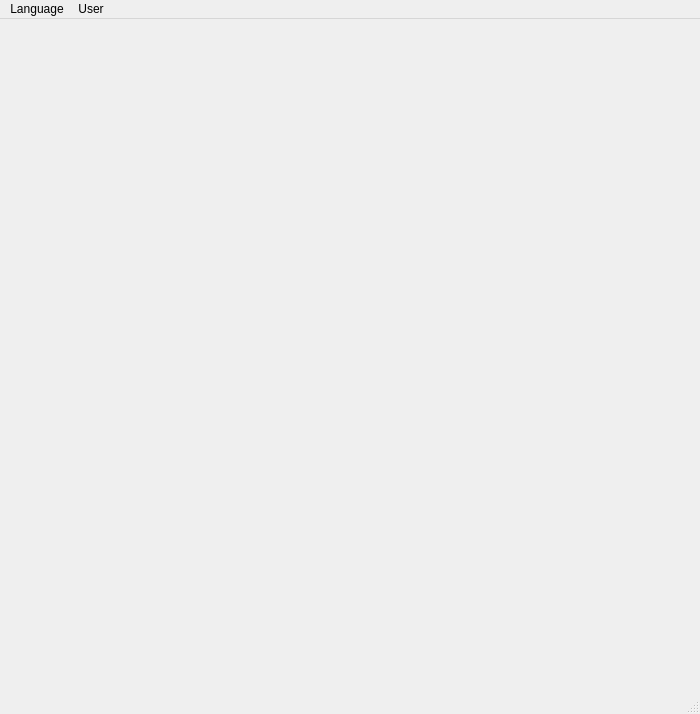
<?xml version="1.0" encoding="UTF-8"?>
<ui version="4.0">
 <class>MainWindow</class>
 <widget class="QMainWindow" name="MainWindow">
  <property name="windowModality">
   <enum>Qt::WindowModality::NonModal</enum>
  </property>
  <property name="geometry">
   <rect>
    <x>0</x>
    <y>0</y>
    <width>700</width>
    <height>714</height>
   </rect>
  </property>
  <property name="sizePolicy">
   <sizepolicy hsizetype="Ignored" vsizetype="Minimum">
    <horstretch>0</horstretch>
    <verstretch>0</verstretch>
   </sizepolicy>
  </property>
  <property name="windowTitle">
   <string>MainWindow</string>
  </property>
  <widget class="QWidget" name="centralwidget"/>
  <widget class="QMenuBar" name="menubar">
   <property name="geometry">
    <rect>
     <x>0</x>
     <y>0</y>
     <width>700</width>
     <height>24</height>
    </rect>
   </property>
   <widget class="QMenu" name="menuLanguage">
    <property name="focusPolicy">
     <enum>Qt::FocusPolicy::ClickFocus</enum>
    </property>
    <property name="title">
     <string>Language</string>
    </property>
    <addaction name="separator"/>
    <addaction name="actionEspa_ol"/>
    <addaction name="actionIngles"/>
    <addaction name="actionChino"/>
    <addaction name="actionArabe"/>
    <addaction name="separator"/>
    <addaction name="separator"/>
    <addaction name="separator"/>
   </widget>
   <widget class="QMenu" name="menuLogout">
    <property name="title">
     <string>User</string>
    </property>
    <addaction name="actionLogout"/>
   </widget>
   <addaction name="menuLanguage"/>
   <addaction name="menuLogout"/>
  </widget>
  <widget class="QStatusBar" name="statusbar"/>
  <action name="actionEspa_ol">
   <property name="checkable">
    <bool>true</bool>
   </property>
   <property name="checked">
    <bool>true</bool>
   </property>
   <property name="text">
    <string>Español</string>
   </property>
   <property name="menuRole">
    <enum>QAction::MenuRole::TextHeuristicRole</enum>
   </property>
  </action>
  <action name="actionIngles">
   <property name="checkable">
    <bool>true</bool>
   </property>
   <property name="text">
    <string>Ingles</string>
   </property>
   <property name="menuRole">
    <enum>QAction::MenuRole::TextHeuristicRole</enum>
   </property>
  </action>
  <action name="actionChino">
   <property name="checkable">
    <bool>true</bool>
   </property>
   <property name="text">
    <string>Chino</string>
   </property>
  </action>
  <action name="actionArabe">
   <property name="checkable">
    <bool>true</bool>
   </property>
   <property name="text">
    <string>Arabe</string>
   </property>
  </action>
  <action name="actionLogout">
   <property name="icon">
    <iconset theme="QIcon::ThemeIcon::EditClear"/>
   </property>
   <property name="text">
    <string>Logout</string>
   </property>
  </action>
 </widget>
 <resources/>
 <connections/>
</ui>
